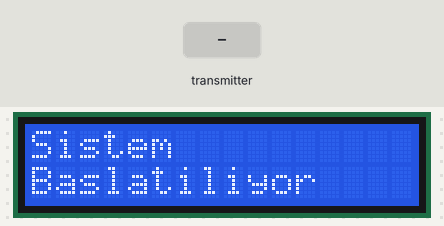
Bench run of a sketch on a simulated ESP8266 (NodeMCU). Parts: 16×2 character LCD. Inputs (shaded band) come from the test bench. Random numbers use the default seed unless the sketch sets one; what the sketch prints to the serial monitor is not drawn.

Above: at 1.7 s.
1.8 s: the transmitter starts sending cevap = 1
At 3.3 s:
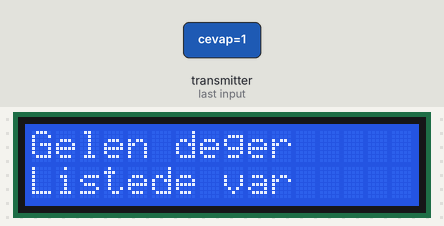
Timing chart, 0 to 4.8 s (numbered marks = the images above; inputs shaded):
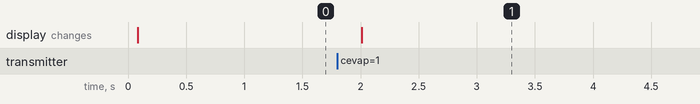

Measured:
- after the input at 1.8 s, the display: changes after 0.21 s (image 1)

The sketch:

B.ino
```cpp
//gerekli kütüphanler ve linkleri

#include <ESP8266WiFi.h>//esp kartta mevcut yüklemeye gerek yok
#include <espnow.h>//esp kartta mevcut yüklemeye gerek yok
#include <LiquidCrystal_I2C.h>

#include <Wire.h>//esp kartta mevcut yüklemeye gerek yok

String sifreListe[1000]={"8823" ,"2252" ,"7032" ,"2001" ,"7047" ,"6893" ,"1671" ,"1514" ,"3290" ,"2296" ,"1665" ,"5373" ,"6457" ,"1630" ,"8826" ,"5312" ,"8990" ,"0084" ,"0759" ,"2487" ,"9346" ,"9426" ,"9914" ,"0317" ,"5466" ,"4626" ,"6174" ,"0384" ,"0471" ,"9433" ,"6211" ,"8447" ,"5847" ,"7232" ,"0707" ,"7765" ,"1735" ,"5080" ,"1391" ,"5182" ,"6992" ,"8067" ,"1401" ,"4568" ,"6591" ,"0815" ,"9464" ,"2169" ,"9817" ,"8361" ,"0540" ,"9656" ,"6150" ,"2628" ,"8424" ,"4259" ,"8126" ,"4892" ,"8814" ,"4053" ,"8071" ,"6662" ,"6294" ,"1267" ,"0528" ,"3918" ,"1214" ,"5748" ,"8864" ,"4321" ,"4901" ,"9516" ,"1338" ,"7798" ,"8904" ,"4278" ,"8152" ,"5226" ,"3134" ,"9085" ,"1521" ,"3500" ,"8865" ,"3861" ,"2128" ,"9808" ,"1656" ,"3597" ,"0439" ,"0643" ,"0437" ,"6634" ,"4217" ,"8062" ,"4407" ,"9372" ,"8858" ,"4716" ,"7874" ,"5314" ,"3021" ,"4189" ,"8045" ,"5737" ,"7087" ,"1407" ,"0599" ,"3161" ,"2549" ,"1587" ,"0504" ,"2500" ,"5064" ,"4328" ,"0408" ,"1866" ,"3330" ,"3451" ,"1176" ,"4555" ,"5943" ,"4278" ,"3586" ,"5051" ,"8309" ,"2060" ,"4433" ,"5544" ,"9521" ,"3221" ,"5467" ,"5961" ,"5670" ,"5525" ,"2499" ,"8327" ,"1369" ,"7376" ,"1838" ,"3945" ,"8279" ,"7394" ,"3789" ,"3231" ,"1862" ,"2732" ,"9186" ,"2313" ,"9316" ,"6307" ,"4260" ,"4729" ,"5175" ,"3220" ,"8505" ,"5219" ,"6590" ,"0657" ,"8870" ,"1371" ,"9910" ,"6607" ,"1070" ,"3422" ,"0739" ,"8289" ,"6964" ,"5295" ,"8965" ,"0129" ,"4289" ,"8444" ,"5493" ,"9737" ,"1246" ,"9528" ,"1223" ,"7719" ,"4456" ,"3801" ,"5290" ,"2560" ,"6948" ,"6608" ,"9986" ,"1068" ,"2095" ,"2632" ,"2216" ,"6165" ,"6278" ,"2327" ,"4663" ,"9394" ,"6172" ,"5189" ,"5163" ,"5328" ,"3209" ,"2759" ,"7205" ,"0028" ,"2604" ,"3394" ,"3830" ,"6920" ,"4807" ,"2018" ,"5853" ,"0284" ,"9708" ,"2749" ,"2554" ,"3427" ,"9912" ,"0562" ,"5195" ,"8641" ,"0819" ,"8486" ,"4046" ,"4741" ,"5740" ,"0643" ,"1831" ,"8916" ,"1335" ,"3395" ,"1479" ,"1977" ,"6791" ,"1413" ,"4779" ,"1784" ,"9750" ,"3981" ,"7985" ,"8421" ,"0540" ,"9946" ,"2015" ,"6034" ,"6303" ,"4737" ,"9832" ,"5549" ,"5595" ,"2859" ,"2883" ,"8257" ,"5495" ,"3873" ,"1700" ,"6116" ,"5190" ,"0818" ,"7105" ,"9087" ,"3671" ,"6957" ,"7535" ,"7531" ,"7177" ,"3466" ,"2182" ,"7241" ,"8379" ,"3006" ,"5225" ,"4501" ,"7988" ,"2148" ,"9185" ,"0395" ,"1274" ,"7377" ,"0010" ,"1127" ,"0657" ,"4687" ,"9802" ,"1562" ,"3731" ,"8633" ,"2071" ,"9368" ,"8143" ,"7105" ,"4048" ,"3455" ,"4974" ,"7084" ,"2153" ,"8675" ,"2140" ,"0241" ,"6878" ,"1507" ,"5279" ,"6208" ,"2006" ,"5777" ,"2861" ,"0542" ,"5579" ,"2027" ,"0785" ,"9890" ,"1570" ,"1759" ,"1052" ,"8879" ,"8540" ,"4162" ,"7258" ,"8184" ,"8604" ,"7307" ,"0881" ,"4091" ,"9874" ,"4950" ,"9539" ,"2709" ,"2142" ,"8314" ,"4696" ,"2477" ,"3380" ,"3308" ,"1942" ,"0152" ,"7893" ,"5736" ,"6397" ,"9875" ,"8658" ,"9068" ,"1508" ,"8943" ,"1694" ,"4316" ,"0139" ,"4282" ,"2943" ,"5636" ,"1010" ,"6487" ,"9663" ,"9204" ,"5987" ,"7648" ,"6869" ,"5084" ,"3334" ,"1096" ,"3508" ,"6530" ,"8085" ,"8685" ,"6347" ,"8828" ,"7196" ,"9624" ,"9131" ,"5620" ,"5504" ,"1257" ,"4878" ,"5184" ,"3104" ,"6712" ,"7466" ,"2699" ,"0422" ,"7775" ,"6211" ,"8388" ,"3983" ,"6838" ,"4867" ,"6857" ,"8881" ,"9576" ,"4483" ,"5934" ,"5733" ,"8532" ,"0489" ,"0097" ,"7420" ,"5797" ,"2291" ,"0024" ,"4218" ,"5183" ,"4604" ,"7754" ,"4061" ,"7397" ,"8516" ,"5210" ,"1357" ,"8115" ,"5969" ,"7404" ,"6579" ,"4170" ,"3499" ,"0272" ,"4923" ,"2752" ,"9068" ,"7004" ,"5690" ,"4260" ,"6444" ,"2142" ,"1447" ,"1629" ,"9493" ,"4933" ,"3544" ,"3671" ,"3278" ,"2007" ,"5363" ,"5228" ,"4009" ,"2257" ,"0106" ,"7094" ,"6339" ,"8369" ,"4280" ,"2081" ,"3592" ,"6891" ,"6071" ,"0304" ,"4271" ,"9200" ,"4150" ,"4550" ,"3931" ,"1688" ,"4238" ,"5490" ,"1360" ,"3620" ,"5884" ,"2861" ,"5780" ,"0938" ,"3876" ,"9149" ,"2481" ,"9476" ,"7362" ,"7455" ,"6128" ,"6892" ,"9764" ,"8503" ,"4918" ,"9520" ,"9127" ,"3109" ,"3207" ,"9634" ,"4611" ,"8371" ,"2278" ,"2751" ,"9284" ,"5287" ,"7716" ,"5248" ,"6732" ,"3026" ,"3150" ,"3176" ,"6986" ,"7882" ,"7431" ,"1169" ,"8924" ,"3278" ,"0204" ,"7846" ,"9406" ,"4707" ,"9149" ,"7142" ,"4523" ,"8323" ,"1965" ,"8459" ,"9716" ,"0050" ,"8542" ,"7818" ,"7701" ,"5076" ,"2654" ,"1595" ,"5590" ,"9724" ,"9243" ,"8052" ,"8770" ,"3349" ,"0543" ,"5082" ,"5962" ,"9199" ,"5523" ,"5371" ,"0263" ,"8812" ,"1994" ,"3898" ,"3188" ,"4337" ,"8858" ,"0046" ,"7322" ,"4446" ,"8319" ,"1466" ,"6303" ,"5967" ,"8959" ,"3310" ,"5279" ,"5648" ,"7101" ,"1453" ,"2817" ,"9017" ,"6544" ,"9535" ,"1038" ,"7610" ,"9264" ,"8564" ,"3275" ,"2405" ,"1930" ,"1981" ,"8590" ,"1766" ,"6087" ,"4780" ,"9906" ,"7737" ,"0767" ,"2189" ,"3453" ,"6536" ,"6181" ,"6314" ,"0212" ,"9240" ,"2203" ,"0835" ,"1949" ,"1543" ,"6406" ,"9106" ,"6279" ,"9691" ,"0514" ,"4068" ,"7297" ,"8125" ,"8754" ,"1710" ,"1467" ,"0454" ,"9396" ,"4996" ,"8296" ,"1385" ,"0202" ,"1592" ,"3020" ,"3873" ,"7585" ,"1618" ,"7869" ,"8598" ,"5078" ,"3333" ,"3723" ,"7929" ,"5696" ,"4243" ,"1152" ,"8048" ,"0443" ,"1893" ,"1424" ,"4717" ,"5631" ,"6333" ,"6371" ,"8052" ,"2322" ,"5986" ,"6540" ,"0993" ,"0761" ,"6227" ,"0167" ,"1851" ,"9920" ,"4826" ,"8751" ,"8326" ,"4310" ,"3359" ,"1424" ,"3148" ,"9300" ,"7891" ,"4038" ,"7197" ,"8027" ,"6475" ,"3299" ,"6826" ,"3715" ,"2186" ,"4963" ,"9620" ,"5453" ,"9614" ,"6575" ,"8955" ,"7759" ,"9356" ,"1527" ,"8356" ,"0931" ,"3976" ,"6697" ,"4375" ,"4052" ,"1202" ,"9823" ,"3362" ,"9049" ,"5328" ,"9932" ,"4727" ,"8727" ,"8258" ,"8114" ,"7322" ,"0673" ,"9791" ,"7731" ,"8871" ,"6456" ,"1846" ,"5614" ,"1805" ,"7127" ,"0870" ,"7100" ,"9390" ,"3982" ,"8501" ,"2082" ,"6598" ,"7747" ,"5917" ,"6480" ,"8371" ,"7102" ,"0761" ,"0059" ,"0432" ,"2132" ,"9144" ,"8064" ,"7038" ,"3655" ,"5789" ,"0274" ,"4161" ,"1676" ,"0425" ,"6539" ,"1249" ,"7654" ,"9864" ,"3316" ,"3906" ,"4431" ,"2689" ,"4089" ,"3887" ,"8877" ,"6222" ,"9336" ,"2516" ,"5756" ,"9360" ,"7608" ,"9714" ,"4485" ,"2201" ,"1019" ,"3268" ,"8236" ,"2275" ,"2799" ,"2431" ,"1818" ,"7643" ,"7359" ,"1675" ,"0197" ,"3512" ,"6235" ,"2097" ,"6074" ,"0702" ,"7089" ,"6835" ,"9490" ,"4676" ,"6924" ,"3906" ,"3821" ,"8242" ,"0793" ,"6267" ,"8758" ,"1920" ,"2171" ,"5688" ,"0158" ,"5277" ,"9606" ,"6494" ,"3466" ,"3154" ,"5197" ,"4374" ,"8135" ,"6726" ,"0784" ,"8647" ,"1371" ,"9248" ,"5024" ,"3025" ,"9585" ,"1475" ,"2966" ,"3169" ,"7151" ,"6545" ,"6496" ,"5730" ,"4252" ,"7866" ,"5280" ,"6844" ,"4361" ,"4193" ,"1296" ,"5104" ,"6510" ,"5318" ,"4854" ,"7487" ,"9411" ,"1153" ,"3115" ,"9014" ,"1430" ,"7481" ,"1875" ,"6566" ,"3160" ,"9835" ,"0774" ,"2584" ,"7022" ,"1805" ,"5003" ,"3977" ,"5428" ,"3052" ,"1709" ,"7495" ,"9385" ,"2355" ,"0059" ,"8010" ,"0997" ,"3006" ,"5913" ,"7081" ,"1430" ,"1141" ,"8783" ,"5641" ,"5098" ,"4129" ,"2103" ,"2279" ,"2474" ,"6188" ,"4796" ,"2719" ,"5077" ,"1069" ,"1479" ,"1196" ,"9801" ,"8944" ,"1137" ,"2675" ,"0071" ,"4082" ,"8721" ,"3862" ,"8263" ,"6006" ,"5260" ,"6975" ,"7291" ,"4719" ,"0720" ,"6312" ,"4189" ,"9390" ,"0161" ,"4869" ,"0741" ,"9580" ,"0738" ,"7092" ,"1355" ,"0753" ,"2913" ,"1952" ,"1308" ,"8029" ,"3882" ,"0029" ,"1400" ,"2082" ,"1080" ,"4491" ,"1163" ,"0131" ,"0611" ,"8332" ,"6126" ,"9490" ,"5778" ,"1258" ,"8708" ,"3990" ,"1996" ,"9647" ,"6532" ,"2217" ,"1583" ,"3498" ,"0331" ,"3487" ,"1250" ,"5218" ,"2915" ,"8256" ,"6377" ,"0666" ,"9155" ,"3342" ,"6610" ,"6128" ,"4004" ,"3398" ,"7649" ,"7165" ,"5903" ,"6649" ,"4982" ,"1495" ,"1830" ,"6225" ,"1776" ,"8545" ,"9557" ,"0818" ,"5093" ,"4663" ,"7989" ,"7693" ,"6419" ,"8719" ,"4335" ,"9143" ,"6545" ,"3915" ,"0498" ,"6582" ,"6215" ,"6298" ,"9981" ,"2135" ,"4522" ,"1407" ,"3683" ,"8239" ,"5197" ,"0963" ,"5653" ,"0929" ,"1331" ,"2512" ,"2410" ,"3696" ,"6961" ,"1555" ,"8864" ,"8663" ,"3924" ,"8179" ,"9755" ,"8609" ,"7971" ,"3075" ,"7823" ,"9635" ,"7764" ,"4474" ,"1614" ,"9972" ,"8678" ,"9592" ,"1670" ,"8393" ,"3080" ,"9652" ,"1296" ,"8357" ,"1942" ,"8461" ,"8327" ,"7768" ,"7809" ,"1632" ,"1576" ,"6338" ,"0989" ,"8748" ,"3615" ,"3743" ,"6090" ,"2564" ,"6203" ,"7945" ,"9478" ,"9699" ,"3164" ,"4784" ,"0305" ,"3354" ,"3326" ,"6114" ,"2659" ,"0649" ,"1061" ,"9198" ,"3623" ,"8816" ,"8355" ,"4222" ,"0228" ,"1844" ,"8142" ,"6441" ,"4329" ,"8753" ,"4917" ,"0948" ,"7407" ,"9174" ,"2757" ,"4894" ,"8311" ,"0333" };
String letters[10] = {"1", "2", "3", "4", "5", "6", "7", "8", "9", "0"};
String randString = "";
int randSayi;
boolean bulundu;


LiquidCrystal_I2C lcd(0x27,16,2);

//diğer kartın mac adresini girin
uint8_t alici_macadresi[] = {0xE8, 0xDB, 0x84, 0xE1, 0xB7, 0x84};

String mesaj;

//gerekli diğer değişkenler
bool alinanistekmesaji=false;
String  gelenmesaj;
bool gelencevap;
bool istekiletildi=1;
const long bekleme = 5000;
unsigned long oncekiMillis = 0;

// Alıncak ve gönderilecek veri yapısı için structure tanımlama
// Diğer kartlar ile aynı yapı olmalı
typedef struct struct_message {
    String text;
    bool istekgonder;
    bool cevap;
} struct_message;

// veri göndermek için yarattığımız veri yapısı
struct_message veriler;

// gelen verileri almak için yarattığımız veri yapısı
struct_message gelenveriler;

// Veriler gönderildiğinde çalıştıracağımız fonksiyon
void VerilerGonderildiginde(uint8_t *mac_addr, uint8_t sendStatus) {
  Serial.print("Son verinin gonderilme durumu: ");
  if (sendStatus == 0){
    Serial.println("Veri Gonderme Başarılı");
    istekiletildi=1;
  }
  else{
    Serial.println("Veriler Gönderilmedi!!!");
    istekiletildi=0;
  }
}

// Veriler alındığında çalışacak fonksiyon
void VerilerAlindiginda(uint8_t * mac, uint8_t *incomingData, uint8_t len) {
  memcpy(&gelenveriler, incomingData, sizeof(gelenveriler));
  Serial.print("Alınan veri boyutu: ");
  Serial.println(len);
  alinanistekmesaji = gelenveriler.istekgonder;//diğer karttan istek gelmiş mi bakıyoruz
  gelenmesaj= gelenveriler.text;
  gelencevap = gelenveriler.cevap;
}


void gelenverileriyazdir(){
  // diğer karttan istek gelip gelmediği bilgisini serial ekrana yazdır

  Serial.println(" Gelen mesaj: ");
  Serial.println(alinanistekmesaji);
  Serial.println("GELEN DEGERLER:");
  Serial.print("Gelen Cevap: ");
  Serial.print(gelencevap);
  Serial.print("Gelen mesaj: ");
  Serial.print(gelenmesaj);

}

void setup() {

  Serial.begin(115200);


  // Cihazı station olarak tanımlayıp bağlıysa ağlardan çıkıyoruz
  WiFi.mode(WIFI_STA);
  WiFi.disconnect();

  // ESP-NOW'u başlatıyoruz
  if (esp_now_init() != 0) {
    Serial.println("ESP-NOW Başlatılamadı !!!");
    return;
  }

  // Bu kartın rolünü tanımlıyoruz. Çift yönlü iletişimde kartlar COMBO olmalı
  esp_now_set_self_role(ESP_NOW_ROLE_COMBO);

  // Yukarıda tanımladığımız ve veri gönderildiğinde çalışacak fonksiyonu atıyoruz
  esp_now_register_send_cb(VerilerGonderildiginde);

  // Bağlanılacak diğer karta bağlantıyı tanımlıyoruz
  esp_now_add_peer(alici_macadresi, ESP_NOW_ROLE_COMBO, 1, NULL, 0);

  // Yukarıda tanımladığımız ve veri alındığında çalışacak fonksiyonu atıyoruz
  esp_now_register_recv_cb(VerilerAlindiginda);

  lcd.begin();
  lcd.backlight();
  lcd.setBacklight(HIGH);
  lcd.setCursor(0,0);
  lcd.print("Sistem ");
  lcd.setCursor(0,1);
  lcd.print("Baslatiliyor");
  delay(500);


}

void loop() {

  veriler.istekgonder = 1;//alıcıya istekgonder değişkenini 1 yapıp gönderiyoruz
   esp_now_send(alici_macadresi, (uint8_t *) &veriler, sizeof(veriler));


  delay(200);

  if (alinanistekmesaji) {

      for(int i=0;i<4;i++)
        {
          randSayi=random(10);
          randString+=letters[randSayi];

          }


    mesaj=randString;
    veriler.text = mesaj;
    veriler.cevap=1;
    esp_now_send(alici_macadresi, (uint8_t *) &veriler, sizeof(veriler));
    randString="";
      delay(200);
    alinanistekmesaji=false;
  }
  oncekiMillis=millis();


    if (gelencevap==true){


    unsigned long simdikiMillis = millis();//sayacı başlattık
    //bekleme süresi kadar zaman geçmişse
    if (simdikiMillis - oncekiMillis >= bekleme) {
      gelencevap=false;//artık gelen cevap değişkenini tekrar sıfırla çünkü gösterdik işimiz bitti
      oncekiMillis = simdikiMillis;//sayacı tekrar sıfırladık
    }

  //gelen verileri serial monitöre yazdır
       gelenverileriyazdir();
      lcd.setCursor(0,0);
      lcd.print("Gelen deger "+ gelenmesaj);

     lcd.setCursor(0,1);

     for (int k=0;k<1000;k++)
     {
       if(letters[k]==gelenmesaj)
       {
        bulundu=1;
        break;
        }
      }

     if(bulundu)
     {
      lcd.print("Listede var ");
      }
      else
      {
        lcd.print("Listede yok ");

      }

      bulundu=0;

      // gelenmesajı yazdır


  }
}
```
